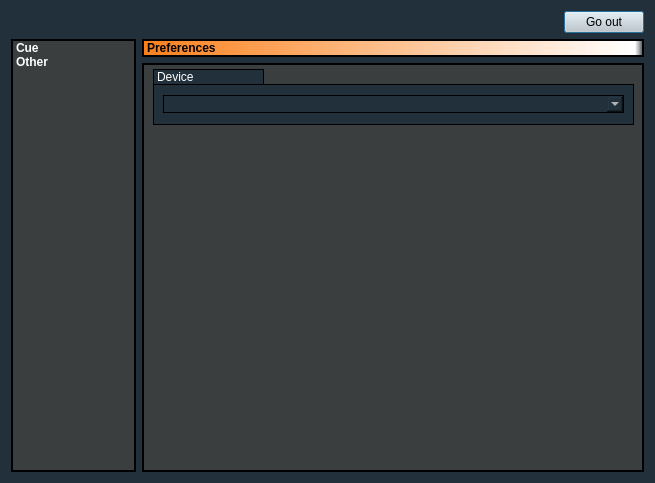
<?xml version="1.0" encoding="UTF-8"?>
<ui version="4.0">
 <class>FrmGeneral</class>
 <widget class="QDialog" name="FrmGeneral">
  <property name="geometry">
   <rect>
    <x>0</x>
    <y>0</y>
    <width>655</width>
    <height>483</height>
   </rect>
  </property>
  <property name="windowTitle">
   <string>General Preferences</string>
  </property>
  <property name="styleSheet">
   <string notr="true">background-color: rgb(33, 48, 58);</string>
  </property>
  <layout class="QVBoxLayout" name="verticalLayout">
   <item>
    <layout class="QHBoxLayout" name="horizontalLayout_2">
     <item>
      <spacer name="horizontalSpacer">
       <property name="orientation">
        <enum>Qt::Horizontal</enum>
       </property>
       <property name="sizeHint" stdset="0">
        <size>
         <width>40</width>
         <height>20</height>
        </size>
       </property>
      </spacer>
     </item>
     <item>
      <widget class="QPushButton" name="BtnSalir">
       <property name="styleSheet">
        <string notr="true">QPushButton {

background-color: rgb(207, 207, 207);
color: rgb(0, 0, 0);

    
 }

 

QPushButton:hover {
     background-color: qlineargradient(x1: 0, y1: 0, x2: 0, y2: 1,
                                       stop: 0 #f5b14e, stop: 1 #fff9ef);
 }

</string>
       </property>
       <property name="text">
        <string>Go out</string>
       </property>
      </widget>
     </item>
    </layout>
   </item>
   <item>
    <layout class="QGridLayout" name="gridLayout">
     <item row="0" column="1" colspan="2">
      <widget class="QLabel" name="label_2">
       <property name="font">
        <font>
         <pointsize>9</pointsize>
         <weight>75</weight>
         <bold>true</bold>
        </font>
       </property>
       <property name="styleSheet">
        <string notr="true">background-color: rgb(58, 62, 62);
color: rgb(255, 255, 255);
background-color: qlineargradient(spread:pad, x1:0, y1:0, x2:1, y2:0, stop:0 rgba(250, 128, 28, 255), stop:0.98 rgba(255, 255, 255, 255), stop:1 rgba(0, 0, 0, 0));

color: rgb(0, 0, 0);


  border: 2px solid #000000;</string>
       </property>
       <property name="frameShape">
        <enum>QFrame::Box</enum>
       </property>
       <property name="frameShadow">
        <enum>QFrame::Plain</enum>
       </property>
       <property name="text">
        <string>Preferences</string>
       </property>
      </widget>
     </item>
     <item row="0" column="0" rowspan="2">
      <widget class="QListWidget" name="listWidget">
       <property name="sizePolicy">
        <sizepolicy hsizetype="Preferred" vsizetype="Expanding">
         <horstretch>1</horstretch>
         <verstretch>0</verstretch>
        </sizepolicy>
       </property>
       <property name="minimumSize">
        <size>
         <width>0</width>
         <height>0</height>
        </size>
       </property>
       <property name="font">
        <font>
         <weight>75</weight>
         <bold>true</bold>
        </font>
       </property>
       <property name="styleSheet">
        <string notr="true">background-color: rgb(58, 62, 62);
color: rgb(255, 255, 255);
  border: 2px solid #000000;</string>
       </property>
       <property name="frameShape">
        <enum>QFrame::WinPanel</enum>
       </property>
       <property name="iconSize">
        <size>
         <width>20</width>
         <height>20</height>
        </size>
       </property>
       <property name="currentRow">
        <number>-1</number>
       </property>
       <item>
        <property name="text">
         <string>Cue</string>
        </property>
        <property name="icon">
         <iconset resource="radioit.qrc">
          <normaloff>:/general/iconos/menu/prefer.png</normaloff>:/general/iconos/menu/prefer.png</iconset>
        </property>
       </item>
       <item>
        <property name="text">
         <string>Other</string>
        </property>
        <property name="icon">
         <iconset resource="radioit.qrc">
          <normaloff>:/general/iconos/menu/prefer.png</normaloff>:/general/iconos/menu/prefer.png</iconset>
        </property>
       </item>
      </widget>
     </item>
     <item row="1" column="1" colspan="2">
      <widget class="QStackedWidget" name="stackedWidget">
       <property name="sizePolicy">
        <sizepolicy hsizetype="Preferred" vsizetype="Preferred">
         <horstretch>2</horstretch>
         <verstretch>0</verstretch>
        </sizepolicy>
       </property>
       <property name="styleSheet">
        <string notr="true">background-color: rgb(58, 62, 62);
color: rgb(255, 255, 255);

  border: 1px solid #000000;</string>
       </property>
       <property name="currentIndex">
        <number>0</number>
       </property>
       <widget class="QWidget" name="page_3">
        <widget class="QFrame" name="frame_3">
         <property name="geometry">
          <rect>
           <x>10</x>
           <y>20</y>
           <width>481</width>
           <height>41</height>
          </rect>
         </property>
         <property name="styleSheet">
          <string notr="true">background-color: rgb(33, 48, 58);</string>
         </property>
         <layout class="QVBoxLayout" name="verticalLayout_5">
          <item>
           <layout class="QHBoxLayout" name="horizontalLayout_5">
            <item>
             <widget class="QComboBox" name="Dispositivo"/>
            </item>
           </layout>
          </item>
         </layout>
        </widget>
        <widget class="QLabel" name="label_4">
         <property name="geometry">
          <rect>
           <x>10</x>
           <y>5</y>
           <width>111</width>
           <height>16</height>
          </rect>
         </property>
         <property name="styleSheet">
          <string notr="true">background-color: rgb(33, 48, 58);
color: rgb(255, 255, 255);</string>
         </property>
         <property name="text">
          <string>Device</string>
         </property>
        </widget>
       </widget>
       <widget class="QWidget" name="page_2"/>
      </widget>
     </item>
    </layout>
   </item>
  </layout>
 </widget>
 <resources>
  <include location="radioit.qrc"/>
 </resources>
 <connections>
  <connection>
   <sender>listWidget</sender>
   <signal>currentTextChanged(QString)</signal>
   <receiver>label_2</receiver>
   <slot>setText(QString)</slot>
   <hints>
    <hint type="sourcelabel">
     <x>104</x>
     <y>155</y>
    </hint>
    <hint type="destinationlabel">
     <x>214</x>
     <y>50</y>
    </hint>
   </hints>
  </connection>
  <connection>
   <sender>listWidget</sender>
   <signal>currentRowChanged(int)</signal>
   <receiver>stackedWidget</receiver>
   <slot>setCurrentIndex(int)</slot>
   <hints>
    <hint type="sourcelabel">
     <x>56</x>
     <y>249</y>
    </hint>
    <hint type="destinationlabel">
     <x>192</x>
     <y>245</y>
    </hint>
   </hints>
  </connection>
 </connections>
</ui>
